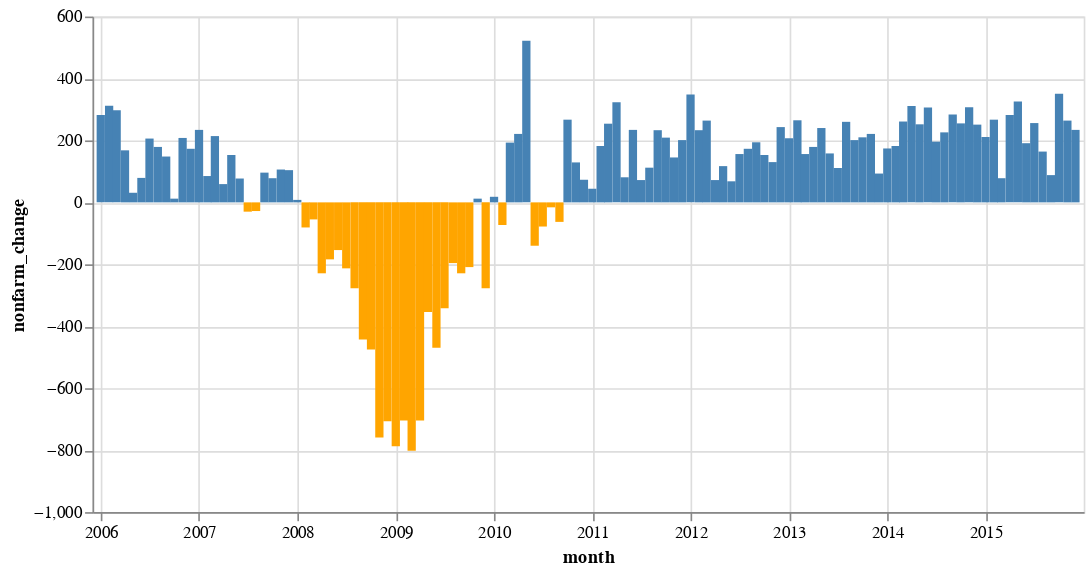

The code cell stored with this chart in its notebook:
### Markdown cell above
### Conditional variables with datum

### Code cell
import altair as alt
from vega_datasets import data

def plot_column(col_name: str) -> alt.Chart:
    source = data.us_employment()

    return alt.Chart(source).mark_bar().encode(
      x="month:T",
      y=f"{col_name}:Q", ## f is probably similar to C# version of $'{_variablename}'
      color=alt.condition(
          f"datum.{col_name} > 0", ## datum refers to the data source object given to chart
          alt.value("steelblue"),  # The positive color
          alt.value("orange")  # The negative color
      )
    ).properties(width=600)

plot_column("nonfarm_change")
